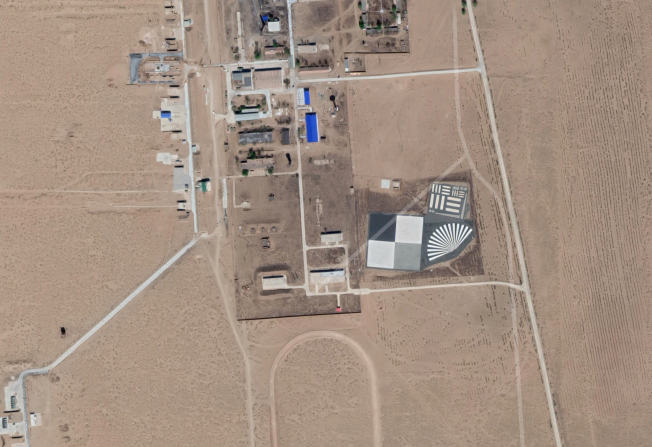
#> input picture google_maps_china.png, 1303 x 894 px (shown at 1/2 size)
$ jupyter execute --allow-errors 'Problem set - motion blur.ipynb'
#> lines starting #> are read from the running program, lines starting #| are printed output that depends on the picture; after the words box and inside, x2 and y2 are one past the last pixel; in counts of white or black regions, pixels touching at a corner belong together
## Motion blur estimation and correction

The camera on the satellite is moving at 7 km/s, image resolution is 1 m/pixel.  Exposure is several hundred ms.

Position is (40.851646, 109.6288882).

*How to estimate and correct for motion blur?*

Assuming linear motion, image blur will cause a summation of pixel depth for each point in the image in the direction of motion.  For example, a dot will appear as a line since the image will move across the camera sensor during the exposure time.

Essentially, this can be thought of a convolution with a square wave.  To correct for motion blur, we must deconvolve it.

We begin by taking an example image and convolving it with a square wave.

[cell 1]
from imageio import imread
import matplotlib.pyplot as plt
import numpy as np
from scipy import ndimage

[cell 2]
# First import and show image
image = imread("google_maps_china.png")
#> image is the input picture: shape (894, 1303, 4); mean R, G, B, A 162.9, 143.9, 130, 255
image = image[:,:,:3]/255
#> image: shape (894, 1303, 3) float64
# ^ Discard alpha channel, convert to 255-int to 1.0float
plt.imshow(image)

[cell 3]
# Define square wave to convolve image with
nx,ny,nc = 20, 80, 3 # image.shape
kernel = np.zeros(shape=(nx,ny,nc),dtype=np.float64)

kernel[10:11, 5:75, 0] = 1

plt.imshow(kernel)

[cell 4]
plt.plot(range(ny),kernel[10,:,0])
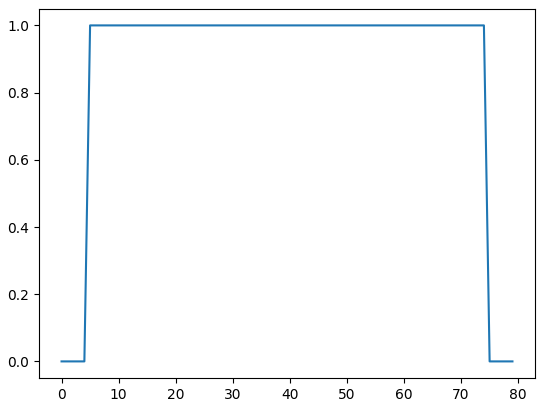
#> figure drawn by matplotlib, 1 panel; curve peaks at x = 5, y = 1

[cell 5]
# Now we convolve the two
mag = np.sum(kernel)
blurred_image_slice = ndimage.convolve(image, kernel/mag)
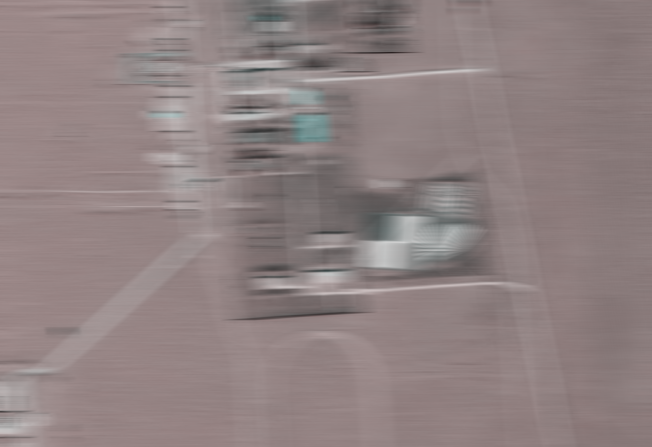
#> blurred_image_slice: shape (894, 1303, 3) float64 (shown at 1/2 size); mean R, G, B 0.564, 0.51, 0.51
#print(blurred_image_slice)
plt.imshow(blurred_image_slice)
plt.show()

Let's simplify the data for the sake of demonstration.  We will separate the red, green, and blue channels, and zoom out into a 100 x 100 pixel image - this way, we can quickly try out and compare a few deconvolution methods.

Given the speed, 7e3 m/s, the resolution of 1 m/pixel and the exposure time, say 100e-3 s, we would expect the convolution to span 700 pixels in a 2048 pixel detector.  That's about 1/3 of the detector.  Let's say that satellite maneuvers can accommodate maybe half of this (?) so that the convolution takes up ~1/6 of the pixels, or 16 pixels on our 100 pixel-length test image.

*Image data will likely be e.g. 1024 x 1024 or 2048 x 2048 pixels, and it would be most efficient to use numpy indexing to do all the channels at once.*

[cell 6]
# Example image, using red channel (star)
from scipy import signal
plt.tight_layout()
image_r = image[:800:8,:800:8,0] #red channel

plt.imshow(image_r)
plt.show()

[cell 7]
# Example kernel (psf)
nx,ny,nc = 100, 100, 3 # image.shape
kernel = np.zeros(shape=(nx,ny,nc),dtype=np.float64)

kernel[50:51, 43:58, 0] = 1
mag = np.sum(kernel)

plt.imshow(kernel)

We will convolve the image with our kernel, and then implement a few deconvolution methods and compare.

For our baseline, we will do a "naïve" deconvolution, where we simply divide the two entities in Fourier space.

We then turn to the Wiener deconvolution, a very common non-iterative technique which uses a Wiener filter to minimize the mean square error.

[cell 8]
from scipy import stats
from scipy.fftpack import fftn, ifftn, fftshift, ifftshift

from skimage import color, data, restoration

def F(f):
    return fftshift(fftn(f))

def convolve(f, g):
    return fftshift(ifftn(ifftshift(F(f) * F(g))))

def deconvolve(f,g):
    return fftshift(ifftn(ifftshift(F(f) / F(g))))

def de_unsup_wiener(f, g):
    params = {'min_iter':200}
    return restoration.unsupervised_wiener(f, g, user_params=params)

def de_wiener(f, g, SNR=10):
    #https://en.wikipedia.org/wiki/Wiener_deconvolution
    Fg2 = np.absolute(F(g))**2
    return fftshift(fftn(F(f)/F(g) * Fg2/(Fg2 + 1/SNR)))

from scipy import signal


sx, sy = 100,100 # image_r.shape
n = 8
image_r = image[:sx*n:n,:sy*n:n,0]

psf = kernel[:,:, 0]/mag
ref = image_r.copy()

ref_conv = convolve(ref, psf)

ref_deconv    = deconvolve(ref_conv, psf)
#> (the rest of this cell did not finish here and is left out)

The "naïve" deconvolution did not provide anything resembling the original image.

The Unsupervised Wiener and the Wiener deconvolution produced similar results and both seemed to have done a reasonable job. Depending on what deliverables are meant to come from these images, it would shape the discussion of which deconvolution may be better, but in general errors seem to be around or below 10% (more discussion on errors later).

Moving on, we next try out a couple iterative techniques.  The Richardson-Lucy is a common algorithm which decomposes the image the the psf and iteratively convolves an "estimate" image until it converges to the maximaum likelihood solution for the original image. There is also the Poisson Maximum a posteriori estimation (similar to the aforementioned bug uses an exponential operation, assuring non-negativity and non-linearity for high-resolution).  We will try both.

[cell 9]
from scipy import stats
from scipy.fftpack import fftn, ifftn, fftshift, ifftshift


def F(f):
    return fftshift(fftn(f))

def convolve(f, g):
    return fftshift(ifftn(ifftshift(F(f) * F(g))))

def de_rich_lucy(f, g, iters=10):
#> called with f = array of shape (100, 100), iters = 120
    u = f.copy() #initial guess
    for ix in range(iters):
        u = u * convolve(f/convolve(u,g),np.flip(g, axis=-1))
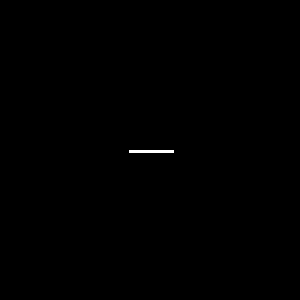
#> g: shape (100, 100) float64 (shown 3 times larger); values 0 (black) and 0.0667 (white), 0.15% white in thin lines or dots, all inside (x1, y1, x2, y2) = (43, 50, 58, 51)
    return np.absolute(u)
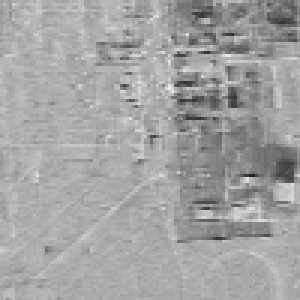
#> returned value: shape (100, 100) float64 (shown 3 times larger); min 0.127, max 0.938, mean 0.64

def de_poisson_map(f, g, iters=10):
#> called with f = array of shape (100, 100), iters = 120
    u = f.copy() #initial guess
    for ix in range(iters):
        u = u * np.exp(convolve(f/convolve(u,g),np.flip(g, axis=-1))-1)
    return np.absolute(u)

def de_wiener(f, g, SNR=10):
    #https://en.wikipedia.org/wiki/Wiener_deconvolution
#> called with f = array of shape (100, 100), SNR = 1000
    Fg2 = np.absolute(F(g))**2
    return fftshift(fftn(F(f)/F(g) * Fg2/(Fg2 + 1/SNR)))

from scipy import signal

sx, sy = 100,100 # image_r.shape
n = 8
image_r = image[:sx*n:n,:sy*n:n,0]

psf = kernel[:,:, 0]/mag

ref = image_r.copy()

f, axes = plt.subplots(3,3,figsize=(9,9))

ref_conv = convolve(ref, psf)


ref_deconv    = deconvolve(ref_conv, psf)
ref_de_rich_lucy = de_rich_lucy(ref_conv, psf, iters=120)
ref_de_poisson_map = de_poisson_map(ref_conv, psf, iters=120)
ref_de_wiener = de_wiener(ref_conv, psf,SNR=1e3)
ref_de_wiener = ref_de_wiener[::-1,::-1]


ax_orig = axes[0,0]
ax_orig.imshow(ref)
ax_orig.set_title("Original")

ax_psf = axes[0,1]
ax_psf.imshow(psf)
ax_psf.set_title("PSF Kernel")

ax_conv = axes[0,2]
ax_conv.imshow(np.absolute(ref_conv))
ax_conv.set_title("Convolved")

ax_rich_lucy= axes[1,0]
ax_rich_lucy.imshow(np.absolute(ref_de_rich_lucy))
ax_rich_lucy.set_title("Richardson-Lucy")

ax_wiener = axes[1,1]
ax_wiener.imshow(np.absolute(ref_de_wiener))
ax_wiener.set_title("Wiener Deconv")

#scaling = np.max(ref)/np.max(np.real(ref_de_rich_lucy))

ax_poisson = axes[1,2]
ax_poisson.imshow(np.absolute(ref_de_poisson_map))
ax_poisson.set_title("Poisson Map")


#In image, it's important to capture features, which are distinguished by gradients.
#We use horizontal since this is the direction it was blurred in.
grad_horiz_rl = np.diff(ref_de_rich_lucy)
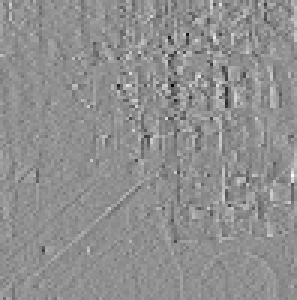
#> grad_horiz_rl: shape (100, 99) float64 (shown 3 times larger); min -0.445, max 0.344, mean -0.000279; drawn with min black and max white
grad_horiz_wiener = np.diff(ref_de_rich_lucy)
grad_horiz_pois = np.diff(ref_de_poisson_map)
grad_horiz_ref = np.diff(ref)
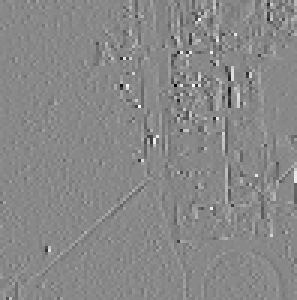
#> grad_horiz_ref: shape (100, 99) float64 (shown 3 times larger); min -0.804, max 0.698, mean -0.000654; drawn with min black and max white

#Normalize for error calculation
scaling_de_rich_lucy = np.max(ref)/np.max(np.real(ref_de_rich_lucy))
#> scaling_de_rich_lucy = 0.97
scaling_de_wiener = np.max(ref)/np.max(np.real(ref_de_wiener))
#> scaling_de_wiener = 0.000108
scaling_de_poisson_map = np.max(ref)/np.max(np.real(ref_de_poisson_map))
#> scaling_de_poisson_map = 0.97

ax_error_rl = axes[2,0]
cbar1 = ax_error_rl.imshow((np.absolute(grad_horiz_ref)-
                            scaling_de_rich_lucy*np.absolute(grad_horiz_rl))/(np.absolute(grad_horiz_ref)))
ax_error_rl.set_title("Relative Error")
cbar1.set_clim(vmin=-1, vmax=1)
f.colorbar(cbar1, ax=ax_error_rl)

ax_error_wiener = axes[2,1]
cbar2 =ax_error_wiener.imshow((np.absolute(grad_horiz_ref)-
                               scaling_de_wiener*np.absolute(grad_horiz_wiener))/(np.absolute(grad_horiz_ref)))
ax_error_wiener.set_title("Relative Error")
cbar2.set_clim(vmin=-1, vmax=1)
f.colorbar(cbar2, ax=ax_error_wiener)

ax_error_poisson = axes[2,2]
cbar3 = ax_error_poisson.imshow((np.absolute(grad_horiz_ref)-
                                 scaling_de_poisson_map*np.absolute(grad_horiz_pois))/(np.absolute(grad_horiz_ref)))
ax_error_poisson.set_title("Relative Error")
cbar3.set_clim(vmin=-1, vmax=1)
f.colorbar(cbar3, ax=ax_error_poisson)


plt.tight_layout()
plt.show()
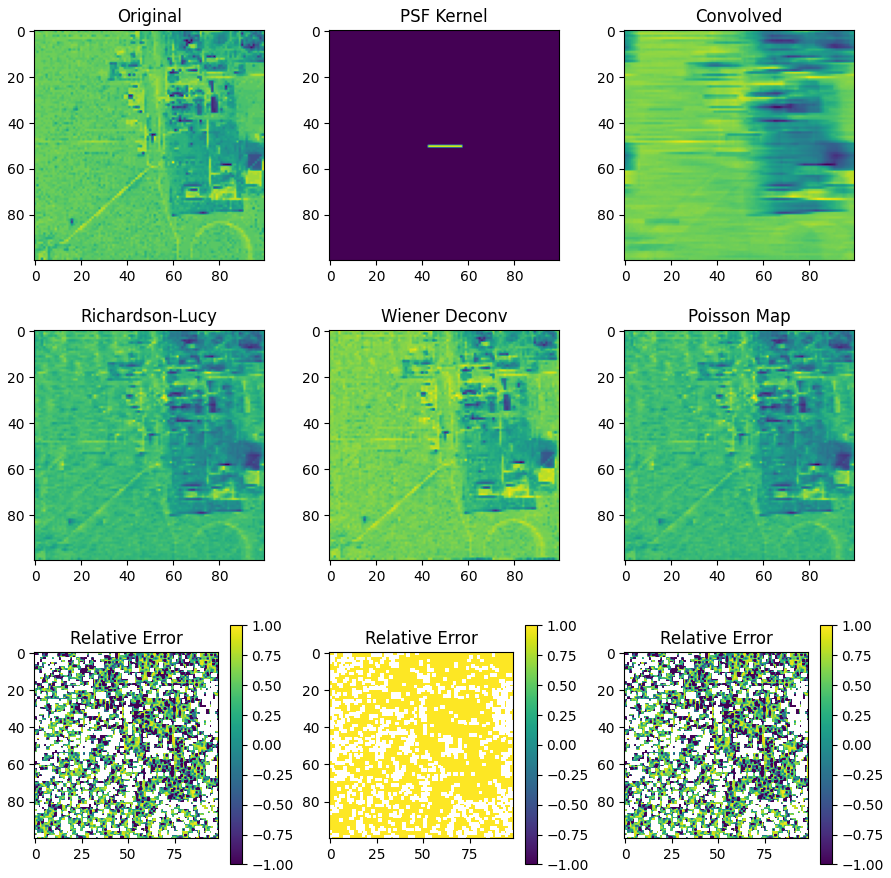
#> figure drawn by matplotlib, 12 panels

A good topic of discussion would be how to evaluate the error in these deconvolutions.  For example, the relative difference in images could be misleading, one could draw a solid block of the mean pixel depth of the image and for many images get a very low error.

As mentioned before, we often find images informative because we see features in them which we can measure and evaluate.  For this reason, I thought taking the gradient (in the horizontal direction, since that was the direction of blur) would help to show whether the deconvolutions closely captured the appearance of features.

Doing this, we see that the iterative methods produce a range of errors, while the Wiener produces a constant error.  It's not obvious to me which is preferrable.

We compare now the "error" of the convolution to the original...

[cell 10]
f, axes = plt.subplots(1,3, figsize=(9,3))

ax_orig = axes[0]
ax_orig.imshow(ref)
ax_orig.set_title("Original")

ax_conv = axes[1]
ax_conv.imshow(np.absolute(ref_conv))
ax_conv.set_title("Convovled")

grad_horiz_ref_conv = np.diff(ref_conv)

ax_error_conv = axes[2]
cbar = ax_error_conv.imshow((np.absolute(grad_horiz_ref)-
                                 np.absolute(grad_horiz_ref_conv))/(np.absolute(grad_horiz_ref)))
ax_error_conv.set_title("Relative Error")
cbar.set_clim(vmin=-1, vmax=1)
f.colorbar(cbar, ax=ax_error_conv)
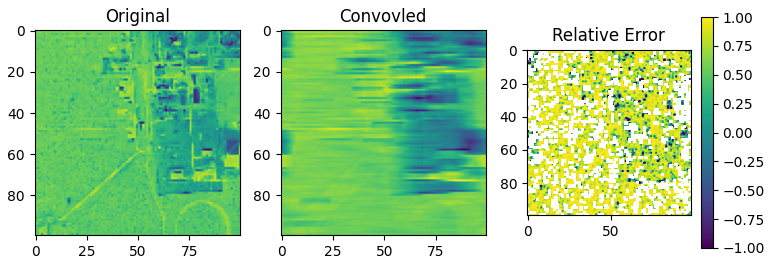
#> figure drawn by matplotlib, 4 panels

... and we see the part of the image with the features which we care about has a more speckled, and therefore variant, error than the parts which are more homogenous.  Perhaps we can conclude the by having a varied error, the deconvolution has missed some important features, and by having a constant error, the deconvolution has an offset in pixel-to-pixel gradients but managed to capture features better.

This would require more research.

We will move on.  Now, we compute and combine the red, green, and blue channels, and see what the absolute difference is between the deconvolution and the original.

[cell 11]
image_original= image[:sx*n:n,:sy*n:n,:]
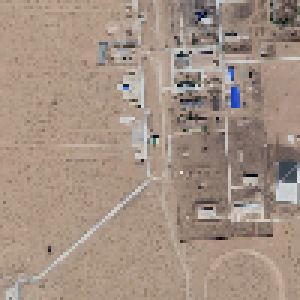
#> image_original: shape (100, 100, 3) float64 (shown 3 times larger); mean R, G, B 0.64, 0.568, 0.516

image_r = image[:sx*n:n,:sy*n:n,0]
image_g = image[:sx*n:n,:sy*n:n,1]
image_b = image[:sx*n:n,:sy*n:n,2]
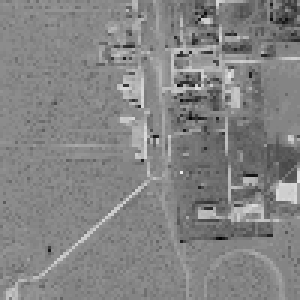
#> image_b: shape (100, 100) float64 (shown 3 times larger); min 0.00392, max 0.918, mean 0.516

red_conv = convolve(image_r, psf)
green_conv = convolve(image_g, psf)
blue_conv = convolve(image_b, psf)

red_de_wiener = de_wiener(red_conv, psf,SNR=1e5)
red_de_wiener = red_de_wiener[::-1,::-1]

green_de_wiener = de_wiener(green_conv, psf,SNR=1e5)
green_de_wiener = green_de_wiener[::-1,::-1]

blue_de_wiener = de_wiener(blue_conv, psf,SNR=1e5)
blue_de_wiener = blue_de_wiener[::-1,::-1]

#rgb_de_wiener = zeros(shape=(:sx*n:n,:sy*n:n,3))
rgb_de_wiener = np.stack((red_de_wiener, green_de_wiener, blue_de_wiener), axis = 2)
#> (the rest of this cell did not finish here and is left out)
